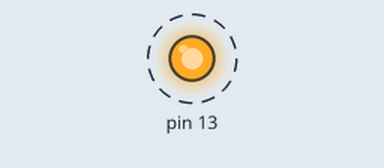
This sketch was run on a simulated Arduino Uno, built with avr-gcc and run on an emulated ATmega328P. Shown: output pins drawn as LEDs (lit = HIGH). Dashed ring = blinking.

Above: at 0.16 s.
Timing chart, 0 to 3.0 s (numbered marks = the images above):
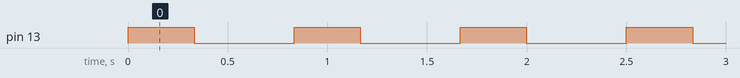

Measured:
- by itself, pin 13: alternates HIGH for 0.33 s and LOW for 0.50 s

The sketch:

lampaON.ino
```cpp
void setup() {

   pinMode(13, OUTPUT);

}

void loop() {

  digitalWrite(13, HIGH);
  delay(333);
  digitalWrite(13, LOW);
  delay(500);

}
```
